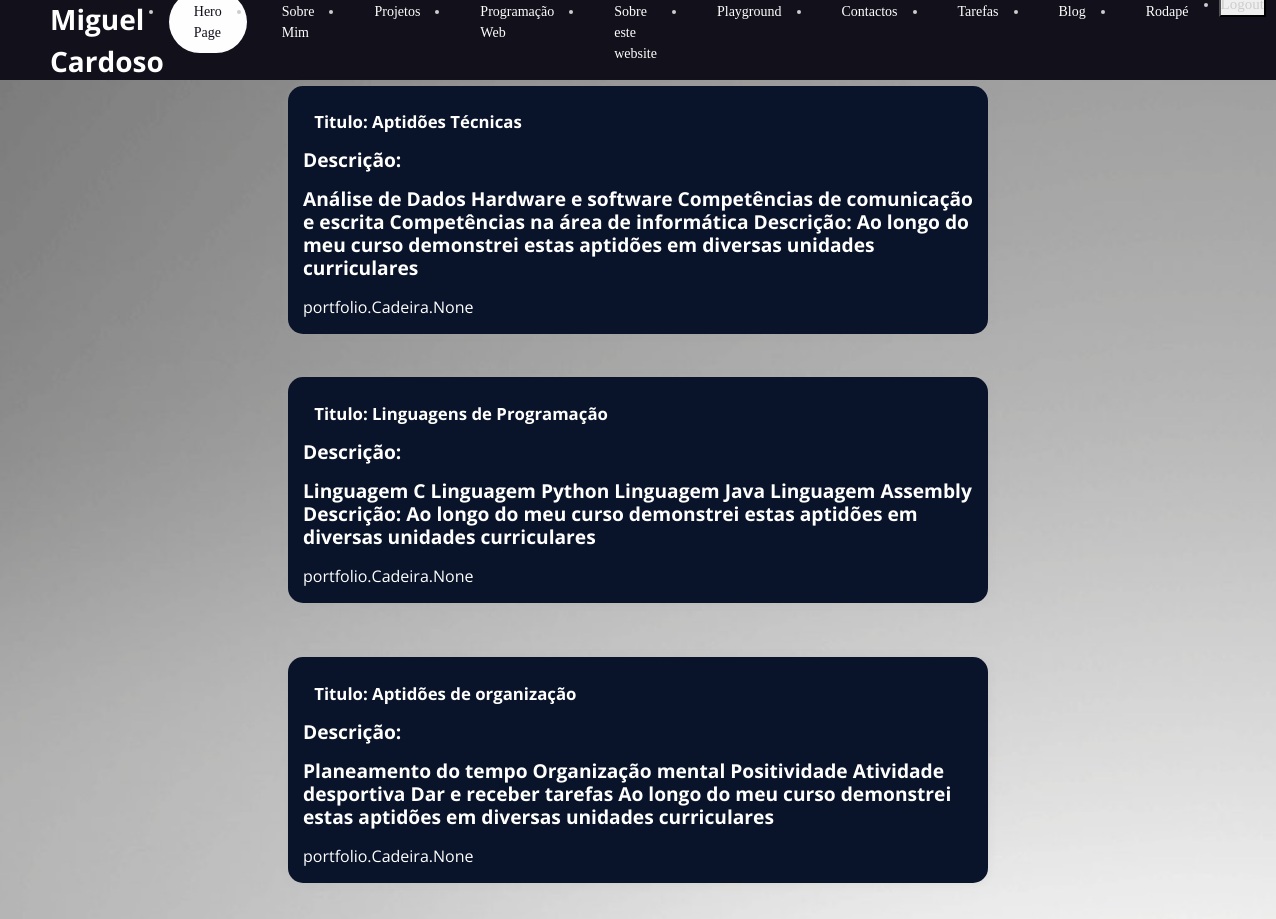
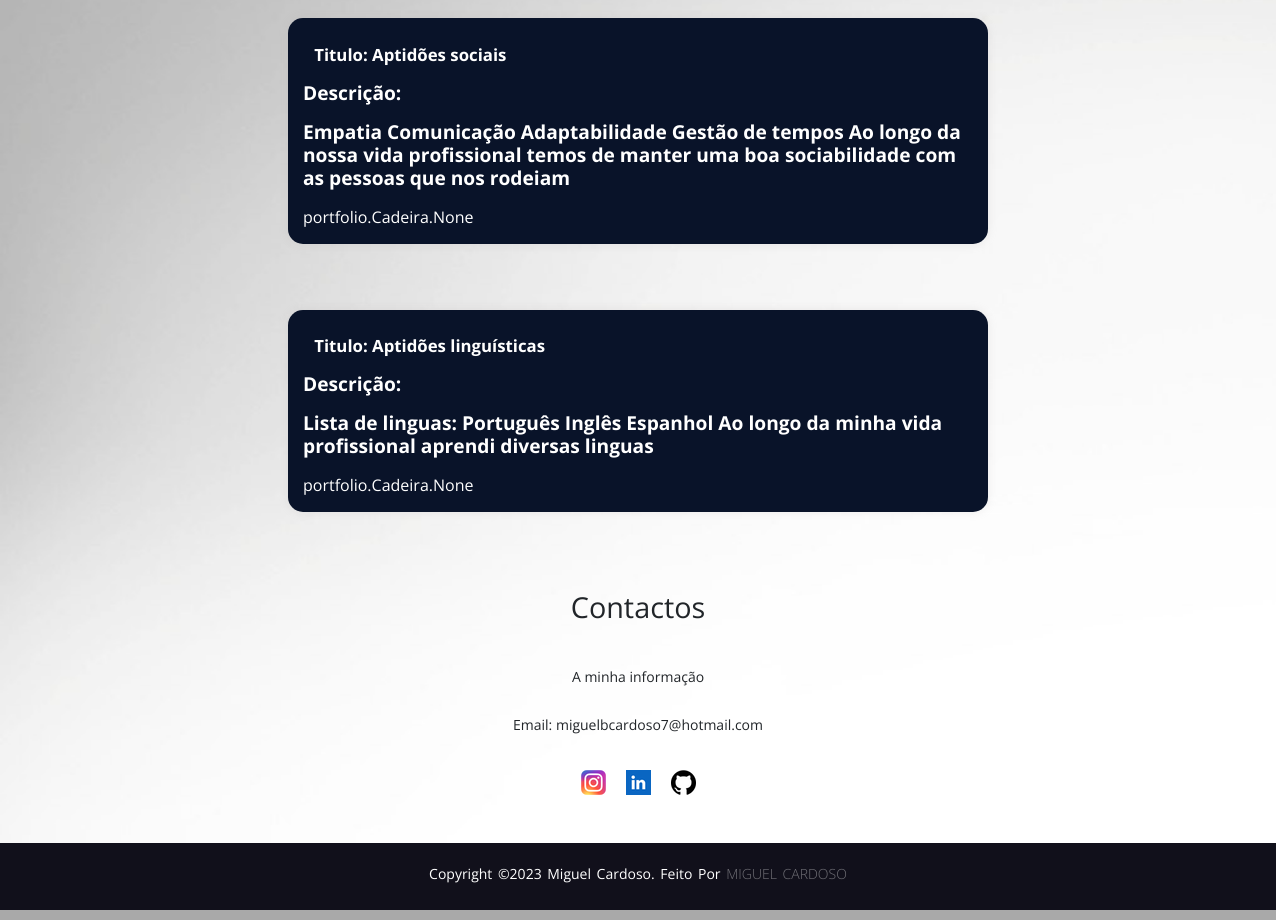
Page /portfolio/aptidoesCompetencias on the committed database (2 pictures, top to bottom).
### portfolio/models.py (models this page shows, shortened)
class AptidoesCompetencias(models.Model):
    titulo = models.CharField(max_length=50)
    descricao = models.TextField(max_length=700)
    listaProjetos = models.ManyToManyField(Projeto, related_name='aptidoesCompetencias')
    listaDisciplinas = models.ManyToManyField(Cadeira, related_name='aptidoesCompetencias')

### portfolio/views.py (the view)
# urls.py: path('aptidoesCompetencias', views.aptidoesCompetencias_view, name='aptidoesCompetencias'),
def aptidoesCompetencias_view(request):
    aptidoesCompetencias = AptidoesCompetencias.objects.all()
    context = {
        'aptidoesCompetencias': aptidoesCompetencias,
    }
    return render(request, 'portfolio/aptidoesCompetencias.html', context)

### portfolio/templates/portfolio/aptidoesCompetencias.html (shortened to what this page needs)
{% extends 'portfolio/layout.html' %}
{% block main %}
{% for aptidao in aptidoesCompetencias %}
<div class="aptidoes-center">
    <div class="aptidoes-box">
        <h1> Titulo: {{ aptidao.titulo }}</h1>
        <h2>Descrição:</h2>
        <h2>{{ aptidao.descricao }}</h2>
        {{ aptidao.listaDisciplinas}}
    </div>
</div>
{% endfor %}
{% load static %}
<link rel="stylesheet" href="{% static 'portfolio/css/aptidoesCompetencias.css' %}">
<div class="footer-content">
    <h3>Contactos</h3>
    <p>A minha informação</p>
    <p>Email: miguelbcardoso7@hotmail.com</p>
    <ul class="socials">
        <li><a href="https://www.instagram.com/miguelbcardoso/"><img src="/media/instagram.png"></a></li>
        <li><a href="https://www.linkedin.com/in/miguelbcardoso/"><img src="/media/linkedin.png"></a></li>
        <li><a href="https://github.com/miguel-cardoso-a22102861"><img src="/media/githubrodape.png"></a></li>
    </ul>
</div>
<div class="footer-bottom" id="footer-bottom">
    <p>copyright &copy;2023 Miguel Cardoso. Feito por <span>Miguel Cardoso</span>
    </p>
</div>
{% endblock %}

### portfolio/static/portfolio/css/styles.css (style rules this page uses)
* { box-sizing: border-box; margin: 0; padding: 0; font-family: 'Open Sans', sans-serif; }
@media all and (max-width: 1320px) { h1 { font-size: 0.8rem; } }
@media all and (max-width: 1320px) { h2 { font-size: 1.0rem; } }
@media all and (max-width: 1320px) { h3 { font-size: 0.5rem; } }
@media all and (max-width: 1320px) { p { font-size: 1.4rem; } }
h1 { display: block; font-size: 1.05em; margin-top: 0.67em; margin-bottom: 0.67em; margin-left: 0.67em; margin-right: 0; font-weight: bold; }
h2 { display: block; font-size: 1.2em; margin-top: 0.83em; margin-bottom: 0.83em; margin-left: 0; margin-right: 0; font-weight: bold; }
h3 { display: block; font-size: 1.17em; margin-top: 1em; margin-bottom: 1em; margin-left: 0; margin-right: 0; font-weight: bold; }
a { font-family: Libre Baskerville, serif; font-weight: 500; font-size: 20px; color: #072786; text-decoration: none; }
li, button { font-family: Libre Baskerville, serif; font-weight: 500; font-size: 15px; color: #cdcdcf; text-decoration: none; }
.footer-content { display: flex; align-items: center; justify-content: center; flex-direction: column; text-align: center; }
.footer-content h3 { font-size: 1.8rem; font-weight: 400; text-transform: capitalize; }
.footer-content p { max-width: 400px; margin: 10px auto; line-height: 28px; font-size: 14px; }
.socials { list-style: none; display: flex; align-items: center; justify-content: center; margin: 1rem 0 3rem 0; }
.socials li { margin: 0 10px; }
.socials a { text-decoration: none; color: #fff; }
.footer-bottom { background: #11101b; width: auto; padding: 20px 0; text-align: center; }
.footer-bottom p { text-transform: capitalize; font-size: 14px; word-spacing: 2px; text-transform: capitalize; color: white; }
.footer-bottom span { text-transform: uppercase; opacity: .4; font-weight: 200; }

### portfolio/static/portfolio/css/aptidoesCompetencias.css (style rules this page uses)
.aptidoes-center { display: flex; justify-content: center; align-items: center; height: 35vh; }
.aptidoes-box { background-color: #091329; color: #fff; padding: 15px; border-radius: 15px; box-shadow: 0 0 10px rgba(175, 172, 172, 0.2); width: 700px; margin-bottom: 20px; }

### rows in the picture
AptidoesCompetencias: titulo "Aptidões Técnicas", descricao "Análise de Dados Hardware e software Competências de comunicação e escrita Competências na área de informática Descrição: Ao longo do meu curso demonstrei estas aptidões em diversas unidades curriculares", listaDisciplinas "portfolio.Cadeira.None"
AptidoesCompetencias: titulo "Linguagens de Programação", descricao "Linguagem C Linguagem Python Linguagem Java Linguagem Assembly Descrição: Ao longo do meu curso demonstrei estas aptidões em diversas unidades curriculares", listaDisciplinas "portfolio.Cadeira.None"
AptidoesCompetencias: titulo "Aptidões de organização", descricao "Planeamento do tempo Organização mental Positividade Atividade desportiva Dar e receber tarefas Ao longo do meu curso demonstrei estas aptidões em diversas unidades curriculares", listaDisciplinas "portfolio.Cadeira.None"
AptidoesCompetencias: titulo "Aptidões sociais", descricao "Empatia Comunicação Adaptabilidade Gestão de tempos Ao longo da nossa vida profissional temos de manter uma boa sociabilidade com as pessoas que nos rodeiam", listaDisciplinas "portfolio.Cadeira.None"
AptidoesCompetencias: titulo "Aptidões linguísticas", descricao "Lista de linguas: Português Inglês Espanhol Ao longo da minha vida profissional aprendi diversas linguas", listaDisciplinas "portfolio.Cadeira.None"
